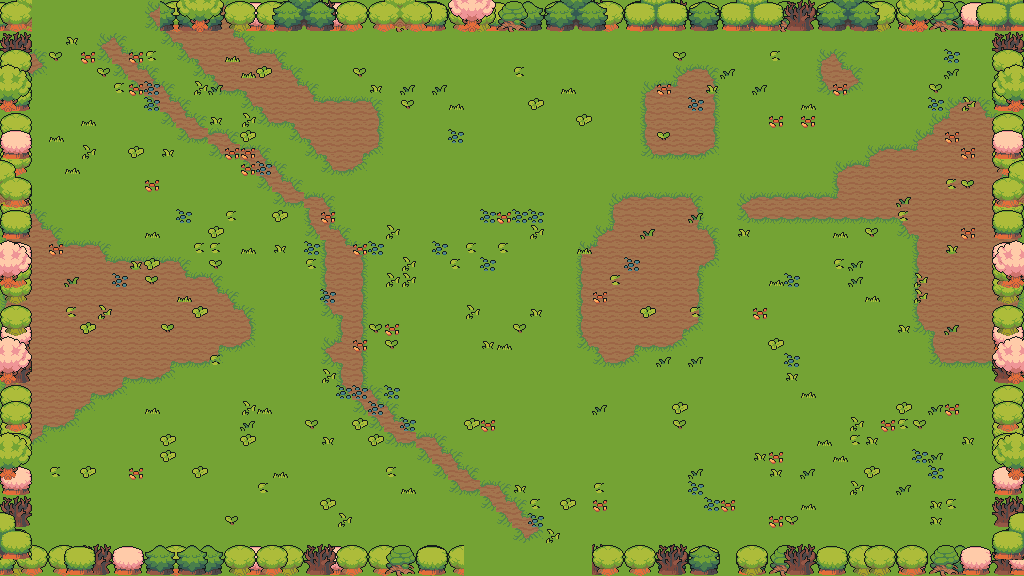

This game map was drawn from its Tiled (.tmx) file and the tilesets committed beside it. A one-line description and the trimmed map source follow:
An orthogonal 64x36 tile map with 16x16 px tiles, 7 tile layers (floor, ground, path, decor, ...), 5 tilesets and 37 objects (19x prop, 9x obstacle, 6x spawn, 2x door, playerStart).

<map version="1.10" tiledversion="1.11.0" orientation="orthogonal" renderorder="right-down" width="64" height="36" tilewidth="16" tileheight="16" infinite="0" nextlayerid="9" nextobjectid="38">
 <properties>
    <property name="chapter" type="int" value="2" />
    <property name="room" type="int" value="12" />
    <property name="isBossRoom" type="bool" value="false" />
 </properties>
 <tileset firstgid="1" source="field.tsx" />
 <tileset firstgid="76" source="water.tsx" />
 <tileset firstgid="552" source="nature.tsx" />
 <tileset firstgid="1056" source="floordetail.tsx" />
 <tileset firstgid="1136" source="tilefloor.tsx" />
 <layer id="1" name="floor" width="64" height="36">
  <data>[2304 cells, 2304 non-empty, 1 distinct tile ids]</data>
 </layer>
 <layer id="2" name="ground" width="64" height="36">
  <data>[2304 cells, 489 non-empty, 13 distinct tile ids]</data>
 </layer>
 <layer id="3" name="path" width="64" height="36">
  <data>[2304 cells, 96 non-empty, 12 distinct tile ids]</data>
 </layer>
 <layer id="4" name="decor" width="64" height="36">
  <data>[2304 cells, 217 non-empty, 9 distinct tile ids]</data>
 </layer>
 <layer id="5" name="border-back" width="64" height="36">
  <data>[2304 cells, 284 non-empty, 28 distinct tile ids]</data>
 </layer>
 <layer id="6" name="border-mid" width="64" height="36">
  <data>[2304 cells, 285 non-empty, 28 distinct tile ids]</data>
 </layer>
 <layer id="7" name="border-front" width="64" height="36">
  <data>[2304 cells, 148 non-empty, 50 distinct tile ids]</data>
 </layer>
 <objectgroup id="8" name="objects">
  <object id="1" name="playerStart" x="528" y="256"><point /></object>
  <object id="2" name="spawn" x="408" y="320">
   <properties>
    <property name="role" value="chaser" />
    <property name="wave" type="int" value="1" />
    <property name="elite" type="bool" value="false" />
   </properties>
  <point /></object>
  <object id="3" name="spawn" x="696" y="264">
   <properties>
    <property name="role" value="caster" />
    <property name="wave" type="int" value="1" />
    <property name="elite" type="bool" value="false" />
   </properties>
  <point /></object>
  <object id="4" name="spawn" x="568" y="424">
   <properties>
    <property name="role" value="caster" />
    <property name="wave" type="int" value="2" />
    <property name="elite" type="bool" value="false" />
   </properties>
  <point /></object>
  <object id="5" name="spawn" x="472" y="128">
   <properties>
    <property name="role" value="tank" />
    <property name="wave" type="int" value="2" />
    <property name="elite" type="bool" value="false" />
   </properties>
  <point /></object>
  <object id="6" name="spawn" x="472" y="384">
   <properties>
    <property name="role" value="chaser" />
    <property name="wave" type="int" value="3" />
    <property name="elite" type="bool" value="false" />
   </properties>
  <point /></object>
  <object id="7" name="spawn" x="552" y="136">
   <properties>
    <property name="role" value="chaser" />
    <property name="wave" type="int" value="3" />
    <property name="elite" type="bool" value="false" />
   </properties>
  <point /></object>
  <object id="8" name="door" x="528" y="568"><point /></object>
  <object id="9" name="door" x="104" y="8"><point /></object>
  <object id="10" name="obstacle" x="0" y="544" width="464" height="32">
   <properties>
    <property name="kind" value="edge" />
   </properties>
  </object>
  <object id="11" name="obstacle" x="592" y="544" width="432" height="32">
   <properties>
    <property name="kind" value="edge" />
   </properties>
  </object>
  <object id="12" name="obstacle" x="0" y="0" width="32" height="32">
   <properties>
    <property name="kind" value="edge" />
   </properties>
  </object>
  <object id="13" name="obstacle" x="160" y="0" width="864" height="32">
   <properties>
    <property name="kind" value="edge" />
   </properties>
  </object>
  <object id="14" name="obstacle" x="0" y="32" width="32" height="512">
   <properties>
    <property name="kind" value="edge" />
   </properties>
  </object>
  <object id="15" name="obstacle" x="992" y="32" width="32" height="512">
   <properties>
    <property name="kind" value="edge" />
   </properties>
  </object>
  <object id="16" name="obstacle" x="64" y="208" width="48" height="16">
   <properties>
    <property name="kind" value="wall" />
   </properties>
  </object>
  <object id="17" name="obstacle" x="240" y="336" width="32" height="32">
   <properties>
    <property name="kind" value="pit" />
   </properties>
  </object>
  <object id="18" name="obstacle" x="768" y="416" width="16" height="16">
   <properties>
    <property name="kind" value="pillar" />
   </properties>
  </object>
  <object id="19" name="prop" x="296" y="88" width="32" height="32">
   <properties>
    <property name="key" value="tree-green" />
   </properties>
  </object>
  <object id="20" name="prop" x="336" y="176" width="16" height="16">
   <properties>
    <property name="key" value="flower-clover" />
   </properties>
  </object>
  <object id="21" name="prop" x="176" y="176" width="16" height="16">
   <properties>
    <property name="key" value="flower-red" />
   </properties>
  </object>
  <object id="22" name="prop" x="96" y="192" width="16" height="16">
   <properties>
    <property name="key" value="bush-green" />
   </properties>
  </object>
  <object id="23" name="prop" x="839" y="168" width="32" height="32">
   <properties>
    <property name="key" value="tree-round" />
   </properties>
  </object>
  <object id="24" name="prop" x="880" y="80" width="16" height="16">
   <properties>
    <property name="key" value="bush-green" />
   </properties>
  </object>
  <object id="25" name="prop" x="800" y="64" width="16" height="16">
   <properties>
    <property name="key" value="bush-green" />
   </properties>
  </object>
  <object id="26" name="prop" x="912" y="160" width="16" height="16">
   <properties>
    <property name="key" value="flower-red" />
   </properties>
  </object>
  <object id="27" name="prop" x="848" y="48" width="16" height="16">
   <properties>
    <property name="key" value="flower-clover" />
   </properties>
  </object>
  <object id="28" name="prop" x="94" y="412" width="32" height="32">
   <properties>
    <property name="key" value="bush-blue" />
   </properties>
  </object>
  <object id="29" name="prop" x="192" y="504" width="16" height="16">
   <properties>
    <property name="key" value="crate" />
   </properties>
  </object>
  <object id="30" name="prop" x="432" y="400" width="16" height="16">
   <properties>
    <property name="key" value="flower-clover" />
   </properties>
  </object>
  <object id="31" name="prop" x="304" y="320" width="16" height="16">
   <properties>
    <property name="key" value="grass-tall" />
   </properties>
  </object>
  <object id="32" name="prop" x="128" y="320" width="16" height="16">
   <properties>
    <property name="key" value="bush-light" />
   </properties>
  </object>
  <object id="33" name="prop" x="96" y="496" width="16" height="16">
   <properties>
    <property name="key" value="bush-green" />
   </properties>
  </object>
  <object id="34" name="prop" x="590" y="334" width="32" height="32">
   <properties>
    <property name="key" value="rock-boulder-gray" />
   </properties>
  </object>
  <object id="35" name="prop" x="832" y="368" width="16" height="16">
   <properties>
    <property name="key" value="flower-sun" />
   </properties>
  </object>
  <object id="36" name="prop" x="528" y="368" width="16" height="16">
   <properties>
    <property name="key" value="flower-sun" />
   </properties>
  </object>
  <object id="37" name="prop" x="608" y="448" width="16" height="16">
   <properties>
    <property name="key" value="flower-sun" />
   </properties>
  </object>
 </objectgroup>
</map>
